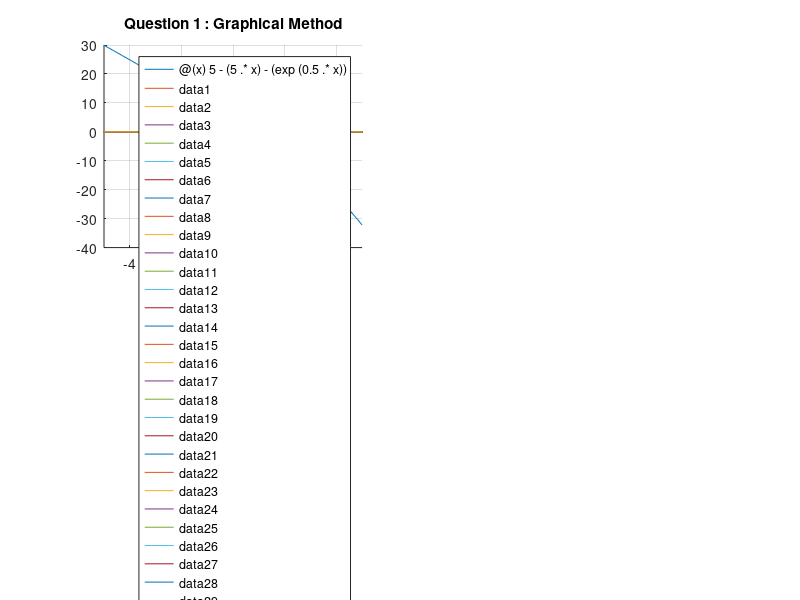

The MATLAB source for this figure: (Note: this script raises an error after producing the figure.)
%{
PART I |  Determine the root of the following easily 
differentiable function,
        e .^ (0.5 .* x) = 5 - 5 .* x
%}
clf; %Clear all figure.
%{
1.Create a Matlab script or function to solve the above 
equation by the graphical method, andestimate the roots.
            e .^ (0.5 .* x) = 5 - 5 .* x
%}
f = @(x) 5 - (5 .* x) - (exp(0.5 .* x)); % สร้าง Anonymous function และย้ายข้างให้ เป็น 0 = สมการ
x_zero = fzero(f, 1); % หาค่าที่ f(x) = 0 
subplot(2,2,1); %Set ว่าเราจะเอากราฟเราไปอยู่อันแรก
hold on; % เวลาวาดกราฟ กราฟจะไม่หายถ้าวาดทับ
title('Question 1 : Graphical Method') 
grid on;
fplot(f); % plot กราฟของสมการ 
plot(linspace(-10,10,100), zeros(100));%พล็อตเส้น y = 0
xlim([-5, 5]); %กำหนดขนาดกราฟของ x จาก -5 ถึง 5 เหมือนกราฟอื่น ๆ
plot(x_zero, f(x_zero), 'bd', 'MarkerFaceColor', 'r') % พล็อตจุดแดงในกราฟ

%{
2. Create a Matlab function that implements the Bisection 
method according to Figure 5.11 inthe lecture note, and 
then write a Matlab script to solve the roots above. 
Perform iterations untilthe approximate error falls below 
2%, use the inital guess xl= 0and xu= 0
%}
xl = 0; xu = 1; error = 2; %set ค่าจุดล่าง จุดบน และ % Error
x_result = BisectionMethod(f,xl,xu,error); %เรียกใช้ Function BisectionMethod จากโฟล์เดอร์เดียวกัน

subplot(2,2,2); %พล็อตกราฟที่สอง
hold on;
title('Question 2 : Bisection Method')
grid on;
fplot(f); %พล็อตกราฟสมการ
plot(x_result, f(x_result), "bd", 'MarkerFaceColor', 'r') % พล็อตจุดแดงในกราฟ 

%{
3. Create a Matlab function that implements the 
Newton-Raphson method using the initialguess of 0.7, 
and then write a Matlab script to solve the roots above. 
Perform iterations until theapproximate error falls below 
2%.
%}
initial_guess = 0.7; error = 2; %Set ค่าเริ่มต้น และ Error
x_result = NewtonRaphson(f, initial_guess, error); %เรียกใช้ Newton-Raphson จากโฟล์เดอร์เดียวกัน
subplot(2,2,3);%พล็อตกราฟที่สาม
hold on;
title('Question 3 : Newton-Raphson Method')
fplot(f); %พล็อตกราฟสมการ
grid on;
plot(x_result, f(x_result), "bd", 'MarkerFaceColor', 'r'); % พล็อตจุดแดงในกราฟ 

%{
4. Plot a graph of relative errors from 2 and 3 and discuss 
which method is better.
%}

n = 10; %NUMBER OF ITERATION

%{
Bisection method
%}
count = 0; x0 = 0; x1 = 1;
result = (x0 + x1)/2;
error_bisection = [];
while n > count
    count = count + 1;
    previous = result;
    if f(x0) * f(result) < 0
        x1 = result;
    else
        x0 = result;
    end
    result = (x0 + x1)/2;
    current = result;
    error_bisection = [error_bisection abs((current - previous)/current) * 100];
end

%{
Newton-Raphson
%}
count = 0; x0 = 1;
syms x;
fd = eval(['@(x)' vectorize(char(diff(f(x))))]);
format long;
x1 = fd(x0);
error_newton = [];
while n > count
    count = count + 1;
    x0 = x1;
    x1 = x0 - (f(x0)/fd(x0));
    error_newton = [error_newton abs((x1-x0)/x1) * 100];
end

subplot(2,2,4);
title('Question 4 : Bisection vs. Newton-Raphson Method')
hold on;
grid on;
error_bisection(1) = 100; error_newton(1) = 100;
plot(linspace(1,100,n), error_bisection, linspace(1,100,n), error_newton)
ylim([0 inf]);
legend('Bisection','Newton-Raphson');
xlabel('Number of iteration(Times)');
ylabel('Relative Errors(%)');

